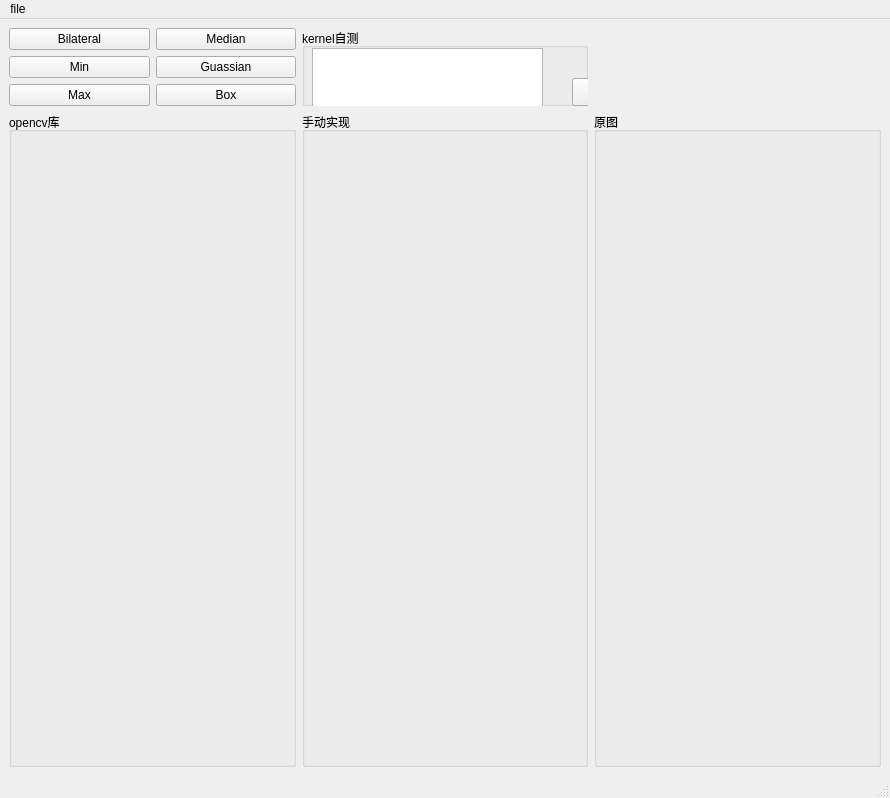
<?xml version="1.0" encoding="UTF-8"?>
<ui version="4.0">
 <class>MainWindow</class>
 <widget class="QMainWindow" name="MainWindow">
  <property name="geometry">
   <rect>
    <x>0</x>
    <y>0</y>
    <width>890</width>
    <height>798</height>
   </rect>
  </property>
  <property name="windowTitle">
   <string>MainWindow</string>
  </property>
  <widget class="QWidget" name="centralwidget">
   <layout class="QGridLayout" name="gridLayout_2">
    <item row="1" column="1">
     <widget class="QGroupBox" name="groupBox_3">
      <property name="title">
       <string>手动实现</string>
      </property>
      <widget class="QLabel" name="slfpic">
       <property name="geometry">
        <rect>
         <x>10</x>
         <y>20</y>
         <width>72</width>
         <height>15</height>
        </rect>
       </property>
       <property name="text">
        <string/>
       </property>
      </widget>
     </widget>
    </item>
    <item row="1" column="0">
     <widget class="QGroupBox" name="groupBox_2">
      <property name="title">
       <string>opencv库</string>
      </property>
      <widget class="QLabel" name="stdpic">
       <property name="geometry">
        <rect>
         <x>10</x>
         <y>20</y>
         <width>72</width>
         <height>15</height>
        </rect>
       </property>
       <property name="text">
        <string/>
       </property>
      </widget>
     </widget>
    </item>
    <item row="0" column="1">
     <widget class="QGroupBox" name="groupBox">
      <property name="title">
       <string>kernel自测</string>
      </property>
      <widget class="QPushButton" name="ker_btn">
       <property name="geometry">
        <rect>
         <x>270</x>
         <y>50</y>
         <width>93</width>
         <height>28</height>
        </rect>
       </property>
       <property name="text">
        <string>确定</string>
       </property>
      </widget>
      <widget class="QTextEdit" name="ker_inp">
       <property name="geometry">
        <rect>
         <x>10</x>
         <y>20</y>
         <width>231</width>
         <height>71</height>
        </rect>
       </property>
      </widget>
     </widget>
    </item>
    <item row="0" column="0">
     <layout class="QGridLayout" name="gridLayout">
      <item row="1" column="0">
       <widget class="QPushButton" name="minf">
        <property name="text">
         <string>Min</string>
        </property>
       </widget>
      </item>
      <item row="0" column="0">
       <widget class="QPushButton" name="bilf">
        <property name="text">
         <string>Bilateral</string>
        </property>
       </widget>
      </item>
      <item row="0" column="1">
       <widget class="QPushButton" name="medf">
        <property name="text">
         <string>Median</string>
        </property>
       </widget>
      </item>
      <item row="2" column="1">
       <widget class="QPushButton" name="boxf">
        <property name="text">
         <string>Box</string>
        </property>
       </widget>
      </item>
      <item row="1" column="1">
       <widget class="QPushButton" name="guasf">
        <property name="text">
         <string>Guassian</string>
        </property>
       </widget>
      </item>
      <item row="2" column="0">
       <widget class="QPushButton" name="maxf">
        <property name="text">
         <string>Max</string>
        </property>
       </widget>
      </item>
     </layout>
    </item>
    <item row="1" column="2">
     <widget class="QGroupBox" name="groupBox_4">
      <property name="title">
       <string>原图</string>
      </property>
      <widget class="QLabel" name="orgpic">
       <property name="geometry">
        <rect>
         <x>10</x>
         <y>20</y>
         <width>72</width>
         <height>15</height>
        </rect>
       </property>
       <property name="text">
        <string/>
       </property>
      </widget>
     </widget>
    </item>
   </layout>
  </widget>
  <widget class="QMenuBar" name="menubar">
   <property name="geometry">
    <rect>
     <x>0</x>
     <y>0</y>
     <width>890</width>
     <height>26</height>
    </rect>
   </property>
   <widget class="QMenu" name="menufile">
    <property name="title">
     <string>file</string>
    </property>
    <addaction name="openf"/>
    <addaction name="savef"/>
   </widget>
   <addaction name="menufile"/>
  </widget>
  <widget class="QStatusBar" name="statusbar"/>
  <action name="openf">
   <property name="text">
    <string>open</string>
   </property>
  </action>
  <action name="savef">
   <property name="text">
    <string>save</string>
   </property>
  </action>
 </widget>
 <resources/>
 <connections/>
</ui>
